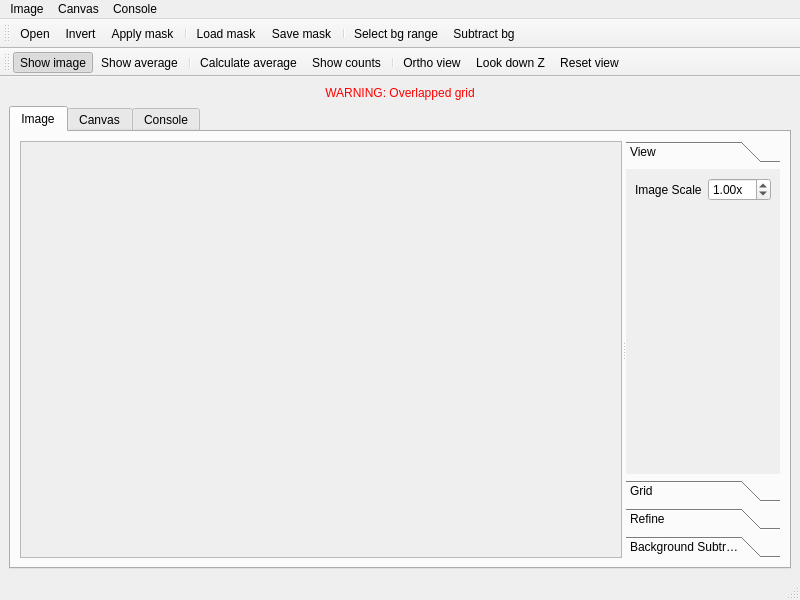
<?xml version="1.0" encoding="UTF-8"?>
<ui version="4.0">
 <class>MainWindow</class>
 <widget class="QMainWindow" name="MainWindow">
  <property name="geometry">
   <rect>
    <x>0</x>
    <y>0</y>
    <width>800</width>
    <height>600</height>
   </rect>
  </property>
  <property name="windowTitle">
   <string>Yaffe Lab Image Processor</string>
  </property>
  <widget class="QWidget" name="centralwidget">
   <layout class="QVBoxLayout" name="verticalLayout">
    <item>
     <widget class="QLabel" name="warningLabel">
      <property name="text">
       <string>&lt;font color=&quot;red&quot;&gt;WARNING: Overlapped grid&lt;/font&gt;</string>
      </property>
      <property name="alignment">
       <set>Qt::AlignCenter</set>
      </property>
     </widget>
    </item>
    <item>
     <widget class="QTabWidget" name="tabWidget">
      <property name="currentIndex">
       <number>0</number>
      </property>
      <widget class="QWidget" name="tab">
       <attribute name="title">
        <string>Image</string>
       </attribute>
       <layout class="QVBoxLayout" name="verticalLayout_11">
        <item>
         <widget class="QSplitter" name="imageSplitter">
          <property name="orientation">
           <enum>Qt::Horizontal</enum>
          </property>
          <widget class="QScrollArea" name="scrollArea">
           <property name="sizePolicy">
            <sizepolicy hsizetype="Expanding" vsizetype="Expanding">
             <horstretch>1</horstretch>
             <verstretch>1</verstretch>
            </sizepolicy>
           </property>
           <property name="widgetResizable">
            <bool>true</bool>
           </property>
           <widget class="QWidget" name="scrollAreaWidgetContents">
            <property name="geometry">
             <rect>
              <x>0</x>
              <y>0</y>
              <width>535</width>
              <height>390</height>
             </rect>
            </property>
            <layout class="QHBoxLayout" name="horizontalLayout_4">
             <item>
              <widget class="ImageCanvas" name="imageCanvas">
               <property name="alignment">
                <set>Qt::AlignLeading|Qt::AlignLeft|Qt::AlignTop</set>
               </property>
              </widget>
             </item>
            </layout>
           </widget>
          </widget>
          <widget class="QToolBox" name="imageToolBox">
           <widget class="QWidget" name="page">
            <property name="geometry">
             <rect>
              <x>0</x>
              <y>0</y>
              <width>184</width>
              <height>258</height>
             </rect>
            </property>
            <attribute name="label">
             <string>View</string>
            </attribute>
            <layout class="QVBoxLayout" name="verticalLayout_10">
             <item>
              <layout class="QHBoxLayout" name="horizontalLayout">
               <item>
                <widget class="QLabel" name="label_17">
                 <property name="text">
                  <string>Image Scale</string>
                 </property>
                </widget>
               </item>
               <item>
                <widget class="QDoubleSpinBox" name="scaleSpin">
                 <property name="suffix">
                  <string>x</string>
                 </property>
                 <property name="minimum">
                  <double>0.010000000000000</double>
                 </property>
                 <property name="maximum">
                  <double>10.000000000000000</double>
                 </property>
                 <property name="singleStep">
                  <double>0.100000000000000</double>
                 </property>
                 <property name="value">
                  <double>1.000000000000000</double>
                 </property>
                </widget>
               </item>
              </layout>
             </item>
             <item>
              <spacer name="verticalSpacer_5">
               <property name="orientation">
                <enum>Qt::Vertical</enum>
               </property>
               <property name="sizeHint" stdset="0">
                <size>
                 <width>20</width>
                 <height>194</height>
                </size>
               </property>
              </spacer>
             </item>
            </layout>
           </widget>
           <widget class="QWidget" name="imageToolBoxPage1">
            <property name="geometry">
             <rect>
              <x>0</x>
              <y>0</y>
              <width>208</width>
              <height>353</height>
             </rect>
            </property>
            <attribute name="label">
             <string>Grid</string>
            </attribute>
            <layout class="QVBoxLayout" name="verticalLayout_7">
             <item>
              <widget class="QGroupBox" name="gridGroup">
               <property name="title">
                <string>Draw circle grid</string>
               </property>
               <property name="checkable">
                <bool>true</bool>
               </property>
               <layout class="QVBoxLayout" name="verticalLayout_6">
                <item>
                 <layout class="QGridLayout" name="gridLayout">
                  <item row="0" column="0">
                   <widget class="QLabel" name="label_4">
                    <property name="text">
                     <string>Columns</string>
                    </property>
                   </widget>
                  </item>
                  <item row="0" column="1">
                   <widget class="QSpinBox" name="gridColumnSpin">
                    <property name="minimum">
                     <number>1</number>
                    </property>
                    <property name="maximum">
                     <number>999</number>
                    </property>
                   </widget>
                  </item>
                  <item row="1" column="0">
                   <widget class="QLabel" name="label_5">
                    <property name="text">
                     <string>Rows</string>
                    </property>
                   </widget>
                  </item>
                  <item row="1" column="1">
                   <widget class="QSpinBox" name="gridRowSpin">
                    <property name="minimum">
                     <number>1</number>
                    </property>
                    <property name="maximum">
                     <number>999</number>
                    </property>
                   </widget>
                  </item>
                  <item row="2" column="0">
                   <widget class="QLabel" name="label_6">
                    <property name="text">
                     <string>Radius</string>
                    </property>
                   </widget>
                  </item>
                  <item row="2" column="1">
                   <widget class="QDoubleSpinBox" name="gridRadiusSpin">
                    <property name="decimals">
                     <number>2</number>
                    </property>
                    <property name="minimum">
                     <double>0.010000000000000</double>
                    </property>
                    <property name="maximum">
                     <double>1000.000000000000000</double>
                    </property>
                    <property name="value">
                     <double>1.000000000000000</double>
                    </property>
                   </widget>
                  </item>
                  <item row="4" column="1">
                   <widget class="QDoubleSpinBox" name="gridStartYSpin"/>
                  </item>
                  <item row="3" column="1">
                   <widget class="QDoubleSpinBox" name="gridStartXSpin"/>
                  </item>
                  <item row="3" column="0">
                   <widget class="QLabel" name="label_7">
                    <property name="text">
                     <string>Start X</string>
                    </property>
                   </widget>
                  </item>
                  <item row="4" column="0">
                   <widget class="QLabel" name="label_8">
                    <property name="text">
                     <string>Start Y</string>
                    </property>
                   </widget>
                  </item>
                  <item row="6" column="0">
                   <widget class="QLabel" name="label_11">
                    <property name="text">
                     <string>End Y</string>
                    </property>
                   </widget>
                  </item>
                  <item row="5" column="0">
                   <widget class="QLabel" name="label_10">
                    <property name="text">
                     <string>End X</string>
                    </property>
                   </widget>
                  </item>
                  <item row="5" column="1">
                   <widget class="QDoubleSpinBox" name="gridEndXSpin"/>
                  </item>
                  <item row="6" column="1">
                   <widget class="QDoubleSpinBox" name="gridEndYSpin"/>
                  </item>
                  <item row="7" column="0">
                   <widget class="QLabel" name="label_9">
                    <property name="text">
                     <string>CW Angle</string>
                    </property>
                   </widget>
                  </item>
                  <item row="7" column="1">
                   <widget class="QDoubleSpinBox" name="gridAngleSpin">
                    <property name="decimals">
                     <number>2</number>
                    </property>
                    <property name="minimum">
                     <double>-364.990000000000009</double>
                    </property>
                    <property name="maximum">
                     <double>364.990000000000009</double>
                    </property>
                    <property name="singleStep">
                     <double>0.010000000000000</double>
                    </property>
                   </widget>
                  </item>
                 </layout>
                </item>
               </layout>
              </widget>
             </item>
             <item>
              <spacer name="verticalSpacer_2">
               <property name="orientation">
                <enum>Qt::Vertical</enum>
               </property>
               <property name="sizeHint" stdset="0">
                <size>
                 <width>20</width>
                 <height>40</height>
                </size>
               </property>
              </spacer>
             </item>
            </layout>
           </widget>
           <widget class="QWidget" name="imageToolBoxPage2">
            <property name="geometry">
             <rect>
              <x>0</x>
              <y>0</y>
              <width>128</width>
              <height>110</height>
             </rect>
            </property>
            <attribute name="label">
             <string>Refine</string>
            </attribute>
            <layout class="QVBoxLayout" name="verticalLayout_8">
             <item>
              <widget class="QGroupBox" name="groupBox">
               <property name="title">
                <string>Refine mask</string>
               </property>
               <layout class="QVBoxLayout" name="verticalLayout_4">
                <item>
                 <widget class="QRadioButton" name="refinePointerRadio">
                  <property name="text">
                   <string>No tool</string>
                  </property>
                  <property name="checked">
                   <bool>true</bool>
                  </property>
                 </widget>
                </item>
                <item>
                 <widget class="QRadioButton" name="refinePolygonRadio">
                  <property name="text">
                   <string>Polygon</string>
                  </property>
                 </widget>
                </item>
               </layout>
              </widget>
             </item>
             <item>
              <spacer name="verticalSpacer_3">
               <property name="orientation">
                <enum>Qt::Vertical</enum>
               </property>
               <property name="sizeHint" stdset="0">
                <size>
                 <width>20</width>
                 <height>316</height>
                </size>
               </property>
              </spacer>
             </item>
            </layout>
           </widget>
           <widget class="QWidget" name="backgroundSubstractionPage">
            <property name="geometry">
             <rect>
              <x>0</x>
              <y>0</y>
              <width>178</width>
              <height>324</height>
             </rect>
            </property>
            <attribute name="label">
             <string>Background Subtraction</string>
            </attribute>
            <layout class="QVBoxLayout" name="verticalLayout_9">
             <item>
              <widget class="QGroupBox" name="groupBox_2">
               <property name="title">
                <string>Selected Area</string>
               </property>
               <layout class="QGridLayout" name="gridLayout_2">
                <item row="0" column="0">
                 <widget class="QLabel" name="label">
                  <property name="text">
                   <string>Max</string>
                  </property>
                 </widget>
                </item>
                <item row="1" column="0">
                 <widget class="QLabel" name="label_12">
                  <property name="text">
                   <string>Min</string>
                  </property>
                 </widget>
                </item>
                <item row="0" column="1">
                 <widget class="QSpinBox" name="bgMaxSpin">
                  <property name="readOnly">
                   <bool>true</bool>
                  </property>
                  <property name="maximum">
                   <number>255</number>
                  </property>
                 </widget>
                </item>
                <item row="1" column="1">
                 <widget class="QSpinBox" name="bgMinSpin">
                  <property name="readOnly">
                   <bool>true</bool>
                  </property>
                  <property name="maximum">
                   <number>255</number>
                  </property>
                 </widget>
                </item>
               </layout>
              </widget>
             </item>
             <item>
              <widget class="QGroupBox" name="bgGroup">
               <property name="title">
                <string>Draw background</string>
               </property>
               <property name="checkable">
                <bool>true</bool>
               </property>
               <layout class="QGridLayout" name="gridLayout_3">
                <item row="0" column="0">
                 <widget class="QLabel" name="label_13">
                  <property name="text">
                   <string>StartX</string>
                  </property>
                 </widget>
                </item>
                <item row="2" column="0">
                 <widget class="QLabel" name="label_14">
                  <property name="text">
                   <string>EndX</string>
                  </property>
                 </widget>
                </item>
                <item row="1" column="0">
                 <widget class="QLabel" name="label_15">
                  <property name="text">
                   <string>StartY</string>
                  </property>
                 </widget>
                </item>
                <item row="3" column="0">
                 <widget class="QLabel" name="label_16">
                  <property name="text">
                   <string>EndY</string>
                  </property>
                 </widget>
                </item>
                <item row="0" column="1">
                 <widget class="QSpinBox" name="bgStartXSpin"/>
                </item>
                <item row="1" column="1">
                 <widget class="QSpinBox" name="bgStartYSpin"/>
                </item>
                <item row="2" column="1">
                 <widget class="QSpinBox" name="bgEndXSpin"/>
                </item>
                <item row="3" column="1">
                 <widget class="QSpinBox" name="bgEndYSpin"/>
                </item>
               </layout>
              </widget>
             </item>
             <item>
              <spacer name="verticalSpacer_4">
               <property name="orientation">
                <enum>Qt::Vertical</enum>
               </property>
               <property name="sizeHint" stdset="0">
                <size>
                 <width>20</width>
                 <height>193</height>
                </size>
               </property>
              </spacer>
             </item>
            </layout>
           </widget>
          </widget>
         </widget>
        </item>
       </layout>
      </widget>
      <widget class="QWidget" name="canvasTab">
       <attribute name="title">
        <string>Canvas</string>
       </attribute>
       <layout class="QVBoxLayout" name="verticalLayout_5">
        <item>
         <widget class="QSplitter" name="canvasSplitter">
          <property name="orientation">
           <enum>Qt::Horizontal</enum>
          </property>
          <widget class="MyCanvas" name="myCanvas" native="true">
           <property name="sizePolicy">
            <sizepolicy hsizetype="Expanding" vsizetype="Expanding">
             <horstretch>1</horstretch>
             <verstretch>0</verstretch>
            </sizepolicy>
           </property>
           <property name="minimumSize">
            <size>
             <width>50</width>
             <height>50</height>
            </size>
           </property>
          </widget>
          <widget class="QToolBox" name="toolBox">
           <property name="currentIndex">
            <number>0</number>
           </property>
           <widget class="QWidget" name="viewPage">
            <property name="geometry">
             <rect>
              <x>0</x>
              <y>0</y>
              <width>100</width>
              <height>157</height>
             </rect>
            </property>
            <attribute name="label">
             <string>Option</string>
            </attribute>
            <layout class="QVBoxLayout" name="verticalLayout_3">
             <item>
              <widget class="QLabel" name="label_2">
               <property name="text">
                <string>Sensitivity</string>
               </property>
              </widget>
             </item>
             <item>
              <widget class="QDoubleSpinBox" name="sensitivitySpin">
               <property name="minimum">
                <double>0.010000000000000</double>
               </property>
               <property name="maximum">
                <double>2.000000000000000</double>
               </property>
               <property name="singleStep">
                <double>0.100000000000000</double>
               </property>
               <property name="value">
                <double>0.200000000000000</double>
               </property>
              </widget>
             </item>
             <item>
              <widget class="Line" name="line_3">
               <property name="orientation">
                <enum>Qt::Horizontal</enum>
               </property>
              </widget>
             </item>
             <item>
              <widget class="QLabel" name="label_3">
               <property name="text">
                <string>Image Scale</string>
               </property>
              </widget>
             </item>
             <item>
              <widget class="QDoubleSpinBox" name="imageScaleSpin">
               <property name="minimum">
                <double>0.010000000000000</double>
               </property>
               <property name="maximum">
                <double>5.000000000000000</double>
               </property>
               <property name="singleStep">
                <double>0.100000000000000</double>
               </property>
               <property name="value">
                <double>0.100000000000000</double>
               </property>
              </widget>
             </item>
             <item>
              <spacer name="verticalSpacer">
               <property name="orientation">
                <enum>Qt::Vertical</enum>
               </property>
               <property name="sizeHint" stdset="0">
                <size>
                 <width>20</width>
                 <height>32</height>
                </size>
               </property>
              </spacer>
             </item>
            </layout>
           </widget>
          </widget>
         </widget>
        </item>
       </layout>
      </widget>
      <widget class="QWidget" name="consoleTab">
       <attribute name="title">
        <string>Console</string>
       </attribute>
       <layout class="QVBoxLayout" name="verticalLayout_2">
        <item>
         <widget class="QTextBrowser" name="textBrowser">
          <property name="lineWrapMode">
           <enum>QTextEdit::NoWrap</enum>
          </property>
         </widget>
        </item>
       </layout>
      </widget>
     </widget>
    </item>
   </layout>
  </widget>
  <widget class="QMenuBar" name="menubar">
   <property name="geometry">
    <rect>
     <x>0</x>
     <y>0</y>
     <width>800</width>
     <height>22</height>
    </rect>
   </property>
   <widget class="QMenu" name="menuImage">
    <property name="title">
     <string>Image</string>
    </property>
    <addaction name="actionOpen"/>
    <addaction name="actionInvert"/>
    <addaction name="separator"/>
    <addaction name="actionSaveMask"/>
    <addaction name="actionLoadMask"/>
    <addaction name="actionApplyMask"/>
    <addaction name="actionSaveMaskImage"/>
    <addaction name="separator"/>
    <addaction name="actionClearGrid"/>
    <addaction name="actionClearRefinement"/>
    <addaction name="actionClearLastRefinement"/>
    <addaction name="separator"/>
    <addaction name="actionSelectBackground"/>
    <addaction name="actionSubtractBackground"/>
   </widget>
   <widget class="QMenu" name="menuCalculate">
    <property name="title">
     <string>Canvas</string>
    </property>
    <addaction name="actionInvertedImage"/>
    <addaction name="separator"/>
    <addaction name="actionCanvasShowImage"/>
    <addaction name="actionShowAverage"/>
    <addaction name="separator"/>
    <addaction name="actionCalculateAverage"/>
    <addaction name="actionShowCounts"/>
    <addaction name="separator"/>
    <addaction name="actionResetView"/>
    <addaction name="actionLookDownZ"/>
    <addaction name="actionOrthoView"/>
   </widget>
   <widget class="QMenu" name="menuConsole">
    <property name="title">
     <string>Console</string>
    </property>
    <addaction name="actionConsoleClear"/>
    <addaction name="actionExportPspm"/>
    <addaction name="actionExportAverages"/>
   </widget>
   <addaction name="menuImage"/>
   <addaction name="menuCalculate"/>
   <addaction name="menuConsole"/>
  </widget>
  <widget class="QStatusBar" name="statusbar"/>
  <widget class="QToolBar" name="imageToolBar">
   <property name="windowTitle">
    <string>toolBar</string>
   </property>
   <attribute name="toolBarArea">
    <enum>TopToolBarArea</enum>
   </attribute>
   <attribute name="toolBarBreak">
    <bool>false</bool>
   </attribute>
   <addaction name="actionOpen"/>
   <addaction name="actionInvert"/>
   <addaction name="actionApplyMask"/>
   <addaction name="separator"/>
   <addaction name="actionLoadMask"/>
   <addaction name="actionSaveMask"/>
   <addaction name="separator"/>
   <addaction name="actionSelectBackground"/>
   <addaction name="actionSubtractBackground"/>
  </widget>
  <widget class="QToolBar" name="canvasToolBar">
   <property name="windowTitle">
    <string>toolBar_2</string>
   </property>
   <attribute name="toolBarArea">
    <enum>TopToolBarArea</enum>
   </attribute>
   <attribute name="toolBarBreak">
    <bool>true</bool>
   </attribute>
   <addaction name="actionCanvasShowImage"/>
   <addaction name="actionShowAverage"/>
   <addaction name="separator"/>
   <addaction name="actionCalculateAverage"/>
   <addaction name="actionShowCounts"/>
   <addaction name="separator"/>
   <addaction name="actionOrthoView"/>
   <addaction name="actionLookDownZ"/>
   <addaction name="actionResetView"/>
  </widget>
  <action name="actionOpen">
   <property name="text">
    <string>Open</string>
   </property>
   <property name="statusTip">
    <string>Open an image</string>
   </property>
  </action>
  <action name="actionInvert">
   <property name="text">
    <string>Invert</string>
   </property>
   <property name="statusTip">
    <string>Invert the image color</string>
   </property>
  </action>
  <action name="actionLoadMask">
   <property name="text">
    <string>Load mask</string>
   </property>
  </action>
  <action name="actionSaveMask">
   <property name="text">
    <string>Save mask</string>
   </property>
  </action>
  <action name="actionClearGrid">
   <property name="text">
    <string>Clear grid</string>
   </property>
  </action>
  <action name="actionClearRefinement">
   <property name="text">
    <string>Clear refinement</string>
   </property>
  </action>
  <action name="actionCalculateAverage">
   <property name="text">
    <string>Calculate average</string>
   </property>
  </action>
  <action name="actionCanvasShowImage">
   <property name="checkable">
    <bool>true</bool>
   </property>
   <property name="checked">
    <bool>true</bool>
   </property>
   <property name="text">
    <string>Show image</string>
   </property>
  </action>
  <action name="actionShowAverage">
   <property name="checkable">
    <bool>true</bool>
   </property>
   <property name="text">
    <string>Show average</string>
   </property>
  </action>
  <action name="actionResetView">
   <property name="text">
    <string>Reset view</string>
   </property>
  </action>
  <action name="actionConsoleClear">
   <property name="text">
    <string>Clear</string>
   </property>
  </action>
  <action name="actionApplyMask">
   <property name="text">
    <string>Apply mask</string>
   </property>
  </action>
  <action name="actionSaveMaskImage">
   <property name="text">
    <string>Save mask image</string>
   </property>
  </action>
  <action name="actionSelectBackground">
   <property name="checkable">
    <bool>true</bool>
   </property>
   <property name="text">
    <string>Select bg range</string>
   </property>
  </action>
  <action name="actionSubtractBackground">
   <property name="text">
    <string>Subtract bg</string>
   </property>
  </action>
  <action name="actionShowCounts">
   <property name="text">
    <string>Show counts</string>
   </property>
  </action>
  <action name="actionLookDownZ">
   <property name="checkable">
    <bool>true</bool>
   </property>
   <property name="text">
    <string>Look down Z</string>
   </property>
  </action>
  <action name="actionOrthoView">
   <property name="checkable">
    <bool>true</bool>
   </property>
   <property name="text">
    <string>Ortho view</string>
   </property>
  </action>
  <action name="actionClearLastRefinement">
   <property name="text">
    <string>Clear last refinement</string>
   </property>
  </action>
  <action name="actionInvertedImage">
   <property name="checkable">
    <bool>true</bool>
   </property>
   <property name="checked">
    <bool>true</bool>
   </property>
   <property name="text">
    <string>Inverted image</string>
   </property>
  </action>
  <action name="actionExportPspm">
   <property name="text">
    <string>Export PSPM</string>
   </property>
  </action>
  <action name="actionExportAverages">
   <property name="text">
    <string>Export averages</string>
   </property>
  </action>
 </widget>
 <customwidgets>
  <customwidget>
   <class>MyCanvas</class>
   <extends>QWidget</extends>
   <header>MyCanvas.h</header>
   <container>1</container>
   <slots>
    <slot>resetAll()</slot>
   </slots>
  </customwidget>
  <customwidget>
   <class>ImageCanvas</class>
   <extends>QLabel</extends>
   <header>ImageCanvas.h</header>
  </customwidget>
 </customwidgets>
 <tabstops>
  <tabstop>tabWidget</tabstop>
  <tabstop>scrollArea</tabstop>
  <tabstop>gridColumnSpin</tabstop>
  <tabstop>gridRowSpin</tabstop>
  <tabstop>gridRadiusSpin</tabstop>
  <tabstop>gridStartXSpin</tabstop>
  <tabstop>gridStartYSpin</tabstop>
  <tabstop>gridEndXSpin</tabstop>
  <tabstop>gridEndYSpin</tabstop>
  <tabstop>gridAngleSpin</tabstop>
  <tabstop>sensitivitySpin</tabstop>
  <tabstop>imageScaleSpin</tabstop>
  <tabstop>textBrowser</tabstop>
 </tabstops>
 <resources/>
 <connections>
  <connection>
   <sender>actionConsoleClear</sender>
   <signal>triggered()</signal>
   <receiver>textBrowser</receiver>
   <slot>clear()</slot>
   <hints>
    <hint type="sourcelabel">
     <x>-1</x>
     <y>-1</y>
    </hint>
    <hint type="destinationlabel">
     <x>399</x>
     <y>329</y>
    </hint>
   </hints>
  </connection>
 </connections>
</ui>
